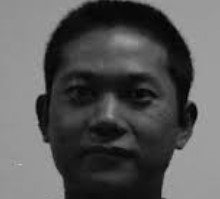
#> input picture OpenCV/CHAPTER 6/sample.jpg, 220 x 199 px, found by its file name
$ python 01_gaussian_blur.py
#> lines starting #> are read from the running program, lines starting #| are printed output that depends on the picture
import cv2

image = cv2.imread('CHAPTER 5\\sample.jpg')
#> image is the input picture: shape (199, 220, 3); min 0, max 191, mean 87.5

if image is None:
    print('Error could not find image.')

else:
    blurred_image = cv2.GaussianBlur(image, (21,21), 3) # should always be odd
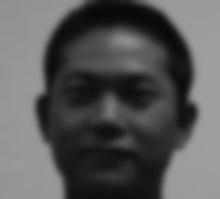
#> blurred_image: shape (199, 220, 3); min 9, max 159, mean 87.5
    # (3,3) light blur
    # (9,9) strong blur
    # (21,21) super strong blur
    # blurred_image = cv2.GaussianBlur(image, (kernel_size_x, kernel_size_y), sigma)

    cv2.imshow('Blurred Image', blurred_image)
    cv2.waitKey(0)
    cv2.destroyAllWindows()
    # save
    cv2.imwrite('blurred_image.jpg',blurred_image)
